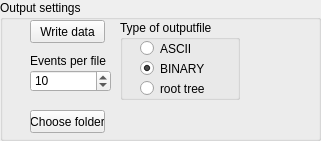
   <widget class="QGroupBox" name="groupBox_6">
    <property name="geometry">
     <rect>
      <x>150</x>
      <y>10</y>
      <width>321</width>
      <height>141</height>
     </rect>
    </property>
    <property name="title">
     <string>Output settings</string>
    </property>
    <widget class="QPushButton" name="pushButton_3">
     <property name="geometry">
      <rect>
       <x>30</x>
       <y>20</y>
       <width>75</width>
       <height>23</height>
      </rect>
     </property>
     <property name="text">
      <string>Write data</string>
     </property>
    </widget>
    <widget class="QSpinBox" name="spinBox">
     <property name="geometry">
      <rect>
       <x>30</x>
       <y>70</y>
       <width>81</width>
       <height>22</height>
      </rect>
     </property>
     <property name="minimum">
      <number>1</number>
     </property>
     <property name="maximum">
      <number>10000</number>
     </property>
     <property name="singleStep">
      <number>10</number>
     </property>
     <property name="value">
      <number>10</number>
     </property>
    </widget>
    <widget class="QLabel" name="label_2">
     <property name="geometry">
      <rect>
       <x>30</x>
       <y>50</y>
       <width>81</width>
       <height>21</height>
      </rect>
     </property>
     <property name="text">
      <string>Events per file</string>
     </property>
    </widget>
    <widget class="QGroupBox" name="groupBox_5">
     <property name="geometry">
      <rect>
       <x>120</x>
       <y>20</y>
       <width>120</width>
       <height>80</height>
      </rect>
     </property>
     <property name="title">
      <string>Type of outputfile</string>
     </property>
     <widget class="QRadioButton" name="radioButton_root_tree">
      <property name="geometry">
       <rect>
        <x>20</x>
        <y>60</y>
        <width>82</width>
        <height>17</height>
       </rect>
      </property>
      <property name="text">
       <string>root tree</string>
      </property>
     </widget>
     <widget class="QRadioButton" name="radioButton_9">
      <property name="geometry">
       <rect>
        <x>20</x>
        <y>20</y>
        <width>82</width>
        <height>17</height>
       </rect>
      </property>
      <property name="text">
       <string>ASCII</string>
      </property>
     </widget>
     <widget class="QRadioButton" name="radioButton_10">
      <property name="geometry">
       <rect>
        <x>20</x>
        <y>40</y>
        <width>82</width>
        <height>17</height>
       </rect>
      </property>
      <property name="text">
       <string>BINARY</string>
      </property>
      <property name="checked">
       <bool>true</bool>
      </property>
     </widget>
    </widget>
    <widget class="QPushButton" name="pushButton_choose_folder">
     <property name="geometry">
      <rect>
       <x>30</x>
       <y>110</y>
       <width>75</width>
       <height>23</height>
      </rect>
     </property>
     <property name="text">
      <string>Choose folder</string>
     </property>
    </widget>
   </widget>
